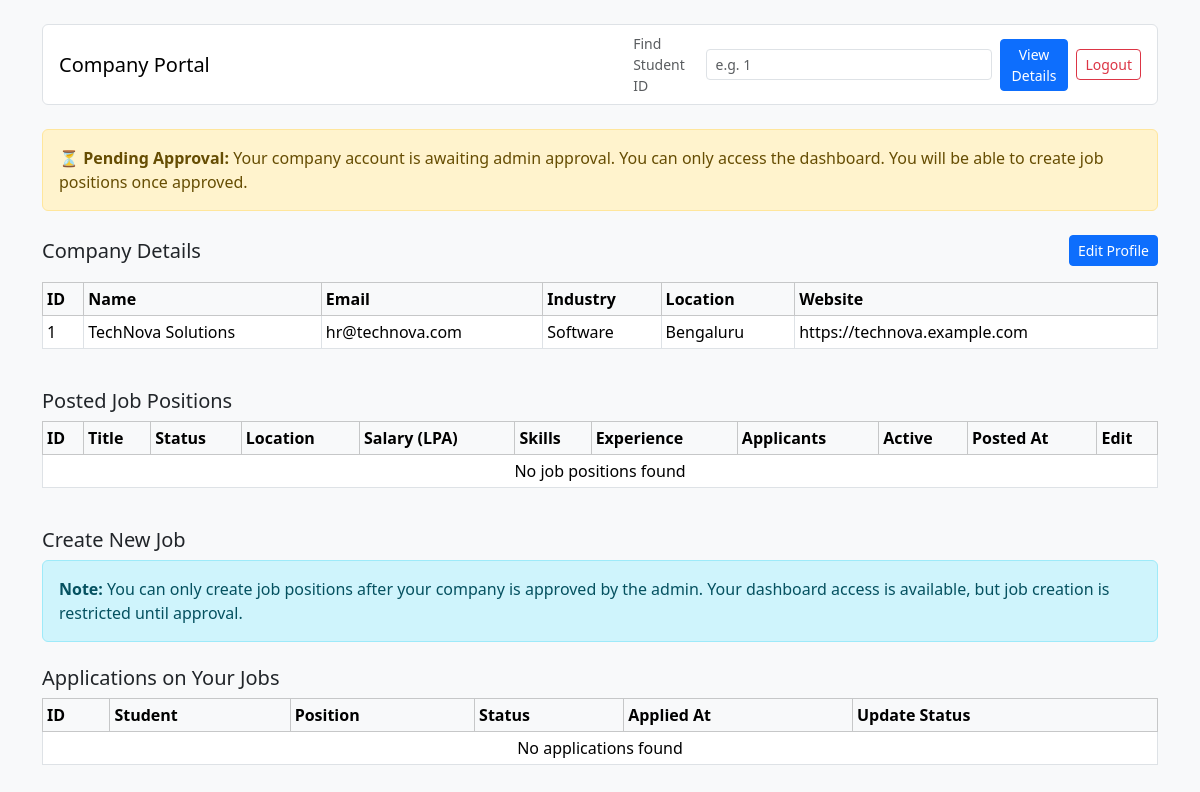
Screenshot of /company-dashboard (signed in) with the database file from the repository.
### model.py (models this page shows, shortened)
class Company(db.Model):
    __tablename__ = "companies"
    id = db.Column(db.Integer, primary_key=True)
    name = db.Column(db.String(120), unique=True, nullable=False)
    email = db.Column(db.String(120), unique=True, nullable=False)
    password = db.Column(db.String(120), nullable=False)
    industry = db.Column(db.String(100), nullable=True)
    location = db.Column(db.String(120), nullable=True)
    website = db.Column(db.String(255), nullable=True)
    is_blacklisted = db.Column(db.Boolean, nullable=False, default=False)
    is_approved = db.Column(db.Boolean, nullable=False, default=False)
    job_positions = db.relationship(
        "JobPosition", back_populates="company", cascade="all, delete-orphan"
    )

### app.py (the view)
@app.route('/company-dashboard')
def company_dashboard():
    if 'company_id' not in session:
        return redirect(url_for("access"))
    close_expired_job_positions()
    company = Company.query.get(session['company_id'])
    if not company or company.is_blacklisted:
        session.clear()
        return redirect(url_for("access"))
    positions = JobPosition.query.filter_by(company_id=company.id).order_by(JobPosition.id.desc()).all()
    applications = Application.query.join(JobPosition).filter(
        JobPosition.company_id == company.id
    ).order_by(Application.id.desc()).all()
    applicant_counts = {}
    for position in positions:
        applicant_counts[position.id] = 0
    for application in applications:
        position_id = application.job_position_id
        applicant_counts[position_id] = applicant_counts.get(position_id, 0) + 1
    return render_template(
        'company.html',
        company=company,
        positions=positions,
        applications=applications,
        applicant_counts=applicant_counts,
    )

### app.py (called while the page is built)
def close_expired_job_positions():
    today = datetime.utcnow().date()
    expired_positions = JobPosition.query.filter(
        JobPosition.is_active == True,
        JobPosition.application_deadline.isnot(None),
        JobPosition.application_deadline < today,
    ).all()
    for position in expired_positions:
        position.is_active = False
        position.status = "closed"
    if expired_positions:
        db.session.commit()

### template/company.html (shortened to what this page needs)
<!doctype html>
<html lang="en">
<head>
    <link href="https://cdn.jsdelivr.net/npm/bootstrap@5.3.8/dist/css/bootstrap.min.css" rel="stylesheet">
</head>
<body class="bg-light">
    <div class="container py-4">
        <nav class="navbar navbar-expand-lg bg-white border rounded px-3 mb-4 gap-2">
            <span class="navbar-brand mb-0 h1">Company Portal</span>
            <form method="GET" action="{{ url_for('company_student_details') }}" class="d-flex ms-auto gap-2 align-items-center">
                <label for="student_id" class="small text-muted mb-0">Find Student ID</label>
                <input id="student_id" name="student_id" type="number" min="1" class="form-control form-control-sm" placeholder="e.g. 1" required>
                <button type="submit" class="btn btn-sm btn-primary">View Details</button>
            </form>
            <a href="{{ url_for('logout') }}" class="btn btn-outline-danger btn-sm">Logout</a>
        </nav>
        {% if company.is_blacklisted %}
        <div class="alert alert-danger mb-4">
            <strong>⚠️ Account Blacklisted:</strong> Your company account has been blacklisted by the admin. You cannot create or manage job positions. Contact admin for support.
        </div>
        {% elif not company.is_approved %}
        <div class="alert alert-warning mb-4">
            <strong>⏳ Pending Approval:</strong> Your company account is awaiting admin approval. You can only access the dashboard. You will be able to create job positions once approved.
        </div>
        {% else %}
        <div class="alert alert-success mb-4">
            <strong>✓ Approved:</strong> Your company account is approved. You can create and manage job positions.
        </div>
        {% endif %}
        <section class="mb-4">
            <div class="d-flex justify-content-between align-items-center mb-3">
                <h2 class="h5 mb-0">Company Details</h2>
                <a href="{{ url_for('edit_company_profile') }}" class="btn btn-sm btn-primary">Edit Profile</a>
            </div>
            <div class="table-responsive">
                <table class="table table-bordered table-sm align-middle">
                    <thead class="table-light">
                        <tr>
                            <th>ID</th>
                            <th>Name</th>
                            <th>Email</th>
                            <th>Industry</th>
                            <th>Location</th>
                            <th>Website</th>
                        </tr>
                    </thead>
                    <tbody>
                        <tr>
                            <td>{{ company.id }}</td>
                            <td>{{ company.name }}</td>
                            <td>{{ company.email or 'N/A' }}</td>
                            <td>{{ company.industry or 'N/A' }}</td>
                            <td>{{ company.location or 'N/A' }}</td>
                            <td>{{ company.website or 'N/A' }}</td>
                        </tr>
                    </tbody>
                </table>
            </div>
        </section>
        <section class="mb-4">
            <h2 class="h5">Posted Job Positions</h2>
            <div class="table-responsive">
                <table class="table table-bordered table-sm align-middle">
                    <thead class="table-light">
                        <tr>
                            <th>ID</th>
                            <th>Title</th>
                            <th>Status</th>
                            <th>Location</th>
                            <th>Salary (LPA)</th>
                            <th>Skills</th>
                            <th>Experience</th>
                            <th>Applicants</th>
                            <th>Active</th>
                            <th>Posted At</th>
                            <th>Edit</th>
                        </tr>
                    </thead>
                    <tbody>
                        {% for position in positions %}
                        <tr>
                            <td>{{ position.id }}</td>
                            <td>{{ position.title }}</td>
                            <td>{{ position.status }}</td>
                            <td>{{ position.location or 'N/A' }}</td>
                            <td>{{ position.salary_lpa or 'N/A' }}</td>
                            <td>{{ position.required_skills or 'N/A' }}</td>
                            <td>{{ position.experience_required or 'N/A' }}</td>
                            <td>{{ applicant_counts.get(position.id, 0) }}</td>
                            <td>{{ 'Yes' if position.is_active else 'No' }}</td>
                            <td>{{ position.posted_at.strftime('%Y-%m-%d %H:%M') if position.posted_at else 'N/A' }}</td>
                            <td>
                                <form method="POST" action="{{ url_for('company_edit_job', position_id=position.id) }}" class="row g-1">
                                    <div class="col-12"><input class="form-control form-control-sm" name="title" value="{{ position.title }}" required></div>
                                    <div class="col-12"><input class="form-control form-control-sm" name="location" value="{{ position.location or '' }}" placeholder="Location"></div>
                                    <div class="col-12"><input class="form-control form-control-sm" name="salary_lpa" value="{{ position.salary_lpa or '' }}" placeholder="Salary"></div>
                                    <div class="col-12"><input class="form-control form-control-sm" name="eligibility_criteria" value="{{ position.eligibility_criteria or '' }}" placeholder="Eligibility Criteria"></div>
                                    <div class="col-12"><input class="form-control form-control-sm" name="required_skills" value="{{ position.required_skills or '' }}" placeholder="Required Skills"></div>
                                    <div class="col-12"><input class="form-control form-control-sm" name="experience_required" value="{{ position.experience_required or '' }}" placeholder="Experience Required"></div>
                                    <div class="col-12"><input class="form-control form-control-sm" type="date" name="application_deadline" value="{{ position.application_deadline.strftime('%Y-%m-%d') if position.application_deadline else '' }}"></div>
                                    <div class="col-12"><textarea class="form-control form-control-sm" name="description" rows="2" placeholder="Description">{{ position.description or '' }}</textarea></div>
                                    <div class="col-12 form-check ms-1">
                                        <input class="form-check-input" type="checkbox" name="is_active" id="is-active-{{ position.id }}" {% if position.is_active %}checked{% endif %}>
                                        <label class="form-check-label" for="is-active-{{ position.id }}">Active</label>
                                    </div>
                                    <div class="col-12">
                                        <button class="btn btn-primary btn-sm" type="submit">Update</button>
                                    </div>
                                </form>
                                <form method="POST" action="{{ url_for('company_close_job', position_id=position.id) }}" class="d-inline-block mt-1">
                                    <button class="btn btn-secondary btn-sm" type="submit">Close</button>
                                </form>
                                <form method="POST" action="{{ url_for('company_remove_job', position_id=position.id) }}" class="d-inline-block mt-1">
                                    <button class="btn btn-outline-danger btn-sm" type="submit">Remove</button>
                                </form>
                            </td>
                        </tr>
                        {% else %}
                        <tr><td colspan="11" class="text-center">No job positions found</td></tr>
                        {% endfor %}
                    </tbody>
                </table>
            </div>
        </section>
        <section class="mb-4">
            <h2 class="h5">Create New Job</h2>
            {% if company.is_approved %}
            <div class="card shadow-sm">
                <div class="card-body">
                    <form method="POST" action="{{ url_for('company_create_job') }}" class="row g-2">
                        <div class="col-md-6">
                            <label class="form-label">Job Title</label>
                            <input class="form-control" name="title" placeholder="e.g. Software Developer" required>
                        </div>
                        <div class="col-md-6">
                            <label class="form-label">Location</label>
                            <input class="form-control" name="location" placeholder="e.g. Chennai">
                        </div>
                        <div class="col-md-6">
                            <label class="form-label">Salary (LPA)</label>
                            <input class="form-control" name="salary_lpa" placeholder="e.g. 6.5">
                        </div>
                        <div class="col-md-6">
                            <label class="form-label">Required Skills</label>
                            <input class="form-control" name="required_skills" placeholder="e.g. Python, SQL, Flask">
                        </div>
                        <div class="col-md-6">
                            <label class="form-label">Experience Required</label>
                            <input class="form-control" name="experience_required" placeholder="e.g. 0-2 years">
                        </div>
                        <div class="col-12">
                            <label class="form-label">Job Description</label>
                            <textarea class="form-control" name="description" rows="3" placeholder="Enter role details"></textarea>
                        </div>
                        <div class="col-md-6">
                            <label class="form-label">Eligibility Criteria</label>
                            <input class="form-control" name="eligibility_criteria" placeholder="e.g. CGPA >= 7">
                        </div>
                        <div class="col-md-6">
                            <label class="form-label">Application Deadline</label>
                            <input class="form-control" type="date" name="application_deadline">
                        </div>
                        <div class="col-12">
                            <button type="submit" class="btn btn-success">Create Job</button>
                        </div>
                    </form>
                </div>
            </div>
            {% else %}
            <div class="alert alert-info">
                <strong>Note:</strong> You can only create job positions after your company is approved by the admin. Your dashboard access is available, but job creation is restricted until approval.
            </div>
            {% endif %}
        </section>
        <section class="mb-4">
            <h2 class="h5">Applications on Your Jobs</h2>
            <div class="table-responsive">
                <table class="table table-bordered table-sm align-middle">
                    <thead class="table-light">
                        <tr>
                            <th>ID</th>
                            <th>Student</th>
                            <th>Position</th>
                            <th>Status</th>
                            <th>Applied At</th>
                            <th>Update Status</th>
                        </tr>
                    </thead>
                    <tbody>
                        {% for application in applications %}
                        <tr>
                            <td>{{ application.id }}</td>
                            <td>{{ application.student.full_name }}</td>
                            <td>{{ application.job_position.title }}</td>
                            <td>{{ application.status }}</td>
                            <td>{{ application.applied_at.strftime('%Y-%m-%d %H:%M') if application.applied_at else 'N/A' }}</td>
                            <td>
                                <form method="POST" action="{{ url_for('update_application_status', application_id=application.id) }}" class="d-flex gap-1">
                                    <select class="form-select form-select-sm" name="status">
                                        <option value="applied" {% if application.status == 'applied' %}selected{% endif %}>Applied</option>
                                        <option value="shortlisted" {% if application.status == 'shortlisted' %}selected{% endif %}>Shortlisted</option>
                                        <option value="interview" {% if application.status == 'interview' %}selected{% endif %}>Interview</option>
                                        <option value="selected" {% if application.status == 'selected' %}selected{% endif %}>Selected</option>
                                        <option value="placed" {% if application.status == 'placed' %}selected{% endif %}>Placed</option>
                                        <option value="rejected" {% if application.status == 'rejected' %}selected{% endif %}>Rejected</option>
                                    </select>
                                    <button class="btn btn-primary btn-sm" type="submit">Save</button>
                                </form>
                            </td>
                        </tr>
                        {% else %}
                        <tr><td colspan="6" class="text-center">No applications found</td></tr>
                        {% endfor %}
                    </tbody>
                </table>
            </div>
        </section>
    </div>
</body>
</html>

### rows the page displays
Company: id "1", name "TechNova Solutions", email "hr@technova.com", industry "Software", location "Bengaluru", website "https://technova.example.com"
